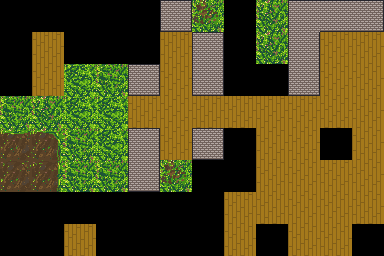

Below is a game level as drawn by its tile map, then a one-line description and the .tmx that defines it (tile-layer data replaced by summaries):
An orthogonal 12x8 tile map with 32x32 px tiles, 1 tile layer (Terrain), 5 tilesets and 9 objects (3x Rock, 2x Watcher, Player, Portal, Bush, ...).

<map version="1.0" orientation="orthogonal" renderorder="right-down" width="12" height="8" tilewidth="32" tileheight="32" nextobjectid="48">
 <tileset firstgid="1" source="Ground.tsx" />
 <tileset firstgid="41" name="objects" tilewidth="32" tileheight="32" tilecount="12" columns="4">
  <image source="../../media/tilesets/objects.png" width="128" height="96" />
  <tile id="0">
   <properties>
    <property name="tag" value="bush" />
   </properties>
  </tile>
  <tile id="1">
   <properties>
    <property name="tag" value="sto" />
   </properties>
  </tile>
 </tileset>
 <tileset firstgid="53" name="Enemies" tilewidth="32" tileheight="32" tilecount="8" columns="2">
  <image source="../../media/tilesets/pacer.png" width="64" height="128" />
 </tileset>
 <tileset firstgid="61" name="Player" tilewidth="32" tileheight="32" tilecount="8" columns="4">
  <image source="../../media/tilesets/purple_man.png" width="128" height="64" />
 </tileset>
 <tileset firstgid="69" name="watcher" tilewidth="32" tileheight="32" tilecount="10" columns="2">
  <image source="../../media/tilesets/watcher.png" width="64" height="160" />
 </tileset>
 <layer name="Terrain" width="12" height="8">
  <data>[96 cells, 96 non-empty, 17 distinct tile ids]</data>
 </layer>
 <objectgroup name="Triggers" />
 <objectgroup name="Enemies">
  <object id="38" name="Watcher" type="Watcher" gid="69" x="160" y="64" width="32" height="32">
   <properties>
    <property name="facing" value="south" />
   </properties>
  </object>
  <object id="43" name="Watcher" type="Watcher" gid="73" x="160" y="192" width="32" height="32">
   <properties>
    <property name="facing" value="east" />
   </properties>
  </object>
 </objectgroup>
 <objectgroup name="Player">
  <object id="16" name="Player" type="Player" gid="61" x="320" y="192" width="32" height="32">
   <properties>
    <property name="rocks" type="int" value="2" />
   </properties>
  </object>
 </objectgroup>
 <objectgroup name="Props">
  <object id="14" name="Portal" type="Portal" gid="43" x="0" y="192" width="32" height="32" />
  <object id="24" name="Bush" type="Bush" gid="41" x="256" y="32" width="32" height="32" />
  <object id="36" name="Stone" type="Stone" gid="42" x="288" y="192" width="32" height="32" />
  <object id="47" name="Rock" type="Rock" gid="47" x="320" y="96" width="32" height="32" />
  <object id="46" name="Rock" type="Rock" gid="47" x="352" y="64" width="32" height="32" />
  <object id="45" name="Rock" type="Rock" gid="47" x="320" y="64" width="32" height="32" />
 </objectgroup>
</map>
